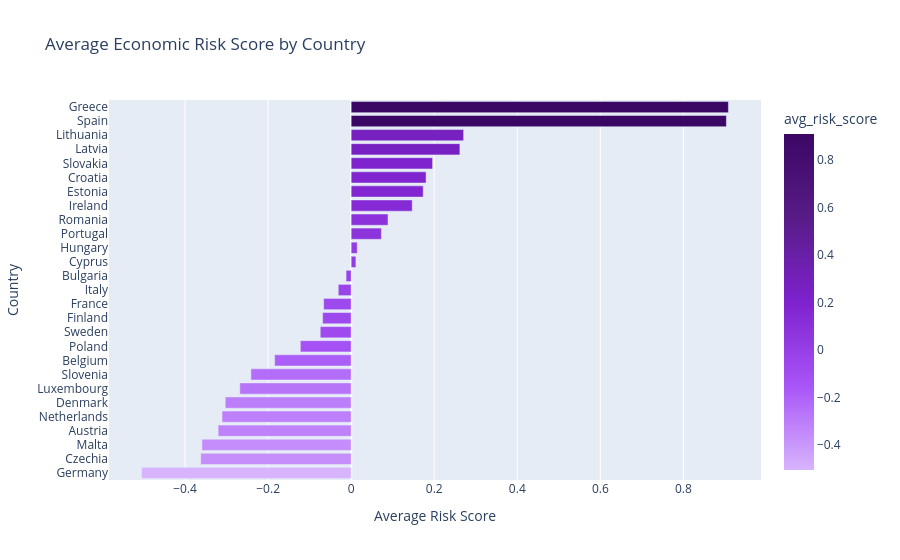

Notebook source saved alongside this figure:
### Code cell
fig = px.bar(
    country_risk.sort_values(
        "avg_risk_score",
        ascending=True
    ),
    x="avg_risk_score",
    y="country",
    orientation="h",
    color="avg_risk_score",
    color_continuous_scale=[
        "#D8B4FE",
        "#A855F7",
        "#7E22CE",
        "#581C87",
        "#3B0764"
    ],
    title="Average Economic Risk Score by Country"
)

fig.update_layout(
    height=800,
    xaxis_title="Average Risk Score",
    yaxis_title="Country"
)

fig.show()

### Figure 1 — Plotly figure (JSON) as saved in the notebook; plotly's stock layout.template omitted (floating-point values rounded to 4 significant figures)
{"data": [{"alignmentgroup": "True", "hovertemplate": "avg_risk_score=%{marker.color}<br>country=%{y}<extra></extra>", "legendgroup": "", "marker": {"color": [-0.5046, -0.3622, -0.3593, -0.3203, -0.3109, -0.3032, -0.2681, -0.2414, -0.1842, -0.1223, -0.0744, -0.06873, -0.06624, -0.031, -0.01224, 0.01143, 0.01461, 0.0728, 0.0888, 0.147, 0.1735, 0.1804, 0.1961, 0.2618, 0.2708, 0.9036, 0.9084], "coloraxis": "coloraxis", "pattern": {"shape": ""}}, "name": "", "offsetgroup": "", "orientation": "h", "showlegend": false, "textposition": "auto", "type": "bar", "x": [-0.5046, -0.3622, -0.3593, -0.3203, -0.3109, -0.3032, -0.2681, -0.2414, -0.1842, -0.1223, -0.0744, -0.06873, -0.06624, -0.031, -0.01224, 0.01143, 0.01461, 0.0728, 0.0888, 0.147, 0.1735, 0.1804, 0.1961, 0.2618, 0.2708, 0.9036, 0.9084], "xaxis": "x", "y": ["Germany", "Czechia", "Malta", "Austria", "Netherlands", "Denmark", "Luxembourg", "Slovenia", "Belgium", "Poland", "Sweden", "Finland", "France", "Italy", "Bulgaria", "Cyprus", "Hungary", "Portugal", "Romania", "Ireland", "Estonia", "Croatia", "Slovakia", "Latvia", "Lithuania", "Spain", "Greece"], "yaxis": "y"}], "layout": {"autosize": true, "barmode": "relative", "coloraxis": {"colorbar": {"title": {"text": "avg_risk_score"}}, "colorscale": [[0, "#D8B4FE"], [0.25, "#A855F7"], [0.5, "#7E22CE"], [0.75, "#581C87"], [1, "#3B0764"]]}, "legend": {"tracegroupgap": 0}, "title": {"text": "Average Economic Risk Score by Country"}, "xaxis": {"anchor": "y", "autorange": true, "domain": [0, 1], "range": [-0.5831, 0.9868], "title": {"text": "Average Risk Score"}, "type": "linear"}, "yaxis": {"anchor": "x", "autorange": true, "domain": [0, 1], "range": [-0.5, 26.5], "title": {"text": "Country"}, "type": "category"}}}
